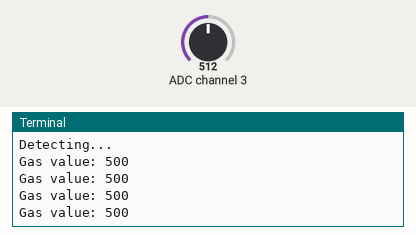
A program run on a simulated Raspberry Pi (BCM pin numbers) with a Grove Base HAT, started with the argument 3. On the bench: the last lines printed to the terminal. The test bench sets the inputs (shaded band); at power-on: ADC channel 3 = 512 (analog values on the 0–1023 scale).

Above: at 1.2 s.
1.3 s: ADC channel 3 set to 716
At 1.71 s:
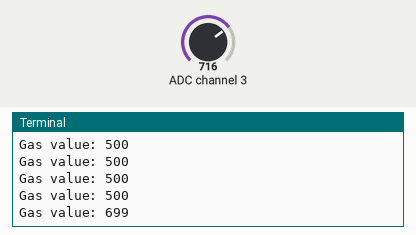
2.8 s: ADC channel 3 set to 900
At 2.91 s:
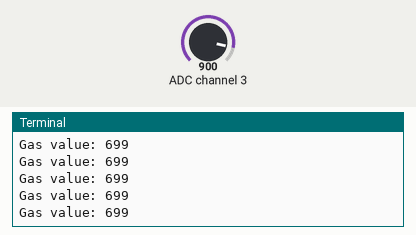
Timing chart, 0 to 5.8 s (numbered marks = the images above; inputs shaded):
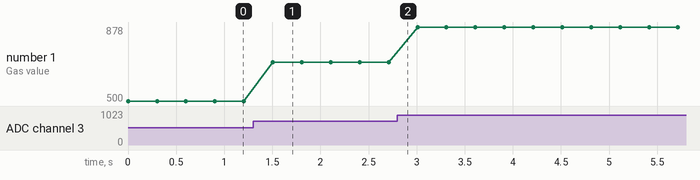

Measured:
- after the input at 1.3 s, the terminal: prints a new line after 0.21 s (image 1)
- plotted number 1: 500 → 699 after the input at 1.3 s, 699 → 878 after the input at 2.8 s

The program:

grove_gas_sensor_mq2.py
```python
import math
import sys
import time
from grove.adc import ADC


class GroveGasSensorMQ2:

    def __init__(self, channel):
        self.channel = channel
        self.adc = ADC()

    @property
    def MQ2(self):
        value = self.adc.read(self.channel)
        return value

Grove = GroveGasSensorMQ2


def main():
    if len(sys.argv) < 2:
        print('Usage: {} adc_channel'.format(sys.argv[0]))
        sys.exit(1)

    sensor = GroveGasSensorMQ2(int(sys.argv[1]))

    print('Detecting...')
    while True:
        print('Gas value: {0}'.format(sensor.MQ2))
        time.sleep(.3)

if __name__ == '__main__':
    main()
```
